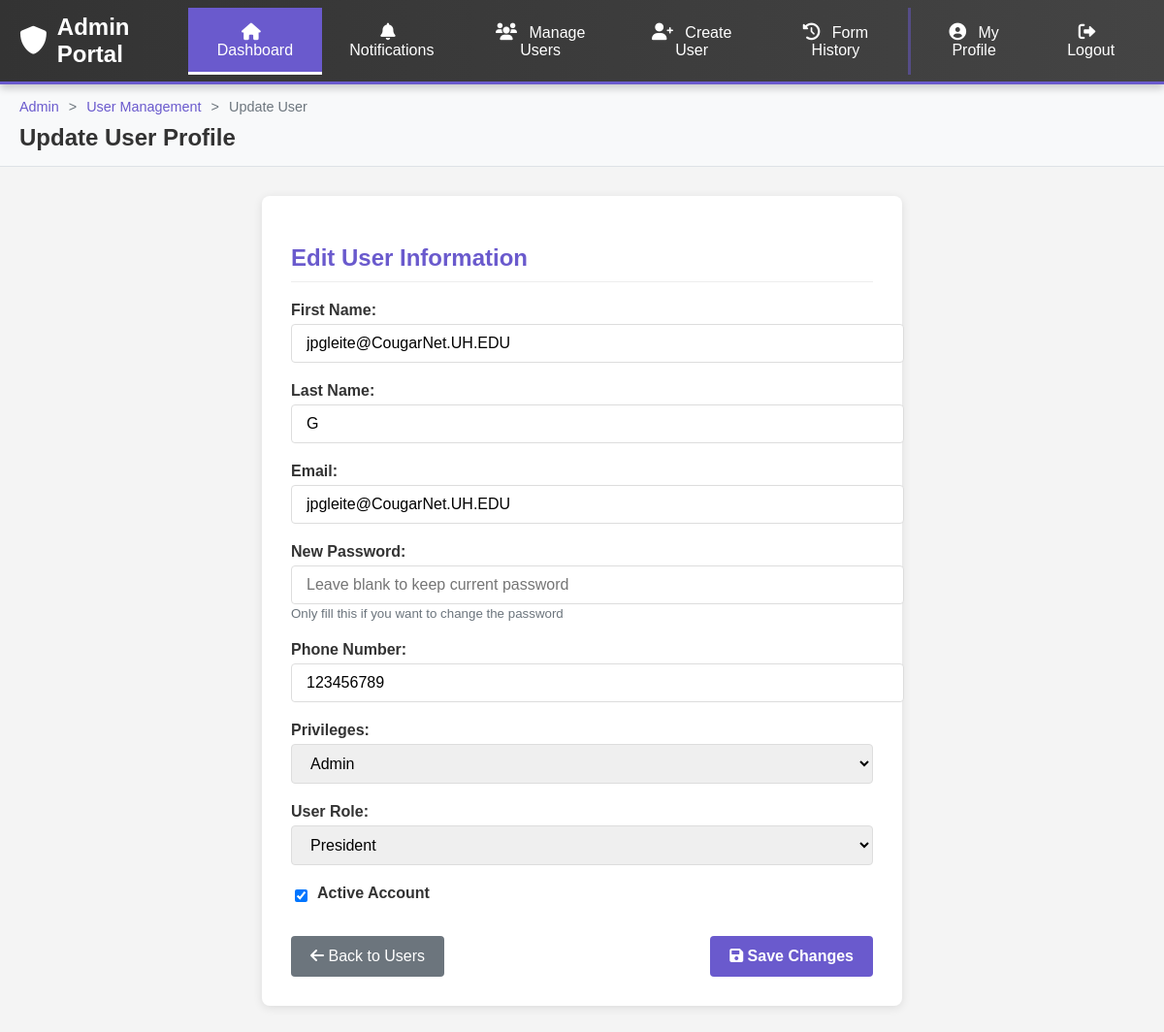
Screenshot of /update/1 with the database file from the repository.
### main.py (models this page shows, shortened)
class Profile(db.Model):
    id = db.Column(db.Integer, primary_key=True)
    first_name = db.Column(db.String(20), nullable=True)
    last_name = db.Column(db.String(20), nullable=True)
    active = db.Column(db.Boolean, default=True, nullable=True)
    pass_word = db.Column(db.String(200), nullable=False)  # Hashed passwords
    privilages_ = db.Column(db.String(20), default='user')
    user_roles = db.relationship('UserRole', back_populates='user')
    email_ = db.Column(db.String(100), nullable=True)
    usertokenid = db.Column(db.String(100), nullable=True)
    bio = db.Column(db.Text, nullable=True)
    phoneN_ = db.Column(db.String(200), nullable=True)
    address = db.Column(db.String(200), nullable=True)
    enroll_status = db.Column(db.String(200), nullable=True)
    date_created = db.Column(db.DateTime, default=datetime.utcnow)

class Role(db.Model):
    __tablename__ = 'roles'
    id = db.Column(db.Integer, primary_key=True)
    name = db.Column(db.String(50), unique=True)  # student, department_chair, president
    level = db.Column(db.Integer)  # 1=student, 2=chair, 3=president
    user_roles = db.relationship('UserRole', back_populates='role')

### main.py (the view, shortened to what this page needs)
@app.route('/update/<int:id>', methods=['GET', 'POST'])
def update_user(id):
    user = Profile.query.get(id)
    if not user:
        return "User not found", 404
    current_role = None
    if user.user_roles:  # Check if user has any roles
        current_role = user.user_roles[0].role.name if user.user_roles else 'student'
    return render_template('update.html',
                         profile=user,
                         current_role=current_role)

### main.py (called while the page is built)
@app.before_request
def check_user_active():
    user_id = session.get('user_id')
    if user_id:
        user = Profile.query.get(user_id)
        if user and not user.active and user.privilages_ != 'admin':
            session.clear()  # Clear session to prevent further access
            return redirect(url_for('deactivated'))  # Redirect to a deactivated page

### templates/update.html (shortened to what this page needs)
<!DOCTYPE html>
<html lang="en">
<head>
    <link rel="stylesheet" href="https://cdnjs.cloudflare.com/ajax/libs/font-awesome/6.0.0/css/all.min.css">
    <link rel="stylesheet" href="{{ url_for('static', filename='css/admin_navbar.css') }}">
</head>
<body>
    <nav class="admin-navbar">
        <div class="nav-container">
            <div class="top-bar">
                <a href="/ap" class="logo">
                    <i class="fas fa-shield-alt"></i> Admin Portal
                </a>
            </div>
            <div class="nav-links">
                <a href="/ap"><i class="fas fa-home"></i> Dashboard</a>
                <a href="/notifications"><i class="fas fa-bell"></i> Notifications</a>
                <a href="/adminpage"><i class="fas fa-users"></i> Manage Users</a>
                <a href="/create"><i class="fas fa-user-plus"></i> Create User</a>
                <a href="/form_history"><i class="fas fa-history"></i> Form History</a>
                <a href="/profile" class="profile-link"><i class="fas fa-user-circle"></i> My Profile</a>
                <a href="{{ url_for('logout') }}"><i class="fas fa-sign-out-alt"></i> Logout</a>
            </div>
        </div>
    </nav>
    <div class="page-header">
        <ul class="breadcrumb">
            <li><a href="/ap">Admin</a></li>
            <li><a href="/ap">User Management</a></li>
            <li class="current">Update User</li>
        </ul>
        <h2>Update User Profile</h2>
    </div>
    <div class="form-container">
        <h2>Edit User Information</h2>
        <form method="POST">
            <div class="form-group">
                <label for="first_name">First Name:</label>
                <input type="text" id="first_name" name="first_name" value="{{ profile.first_name }}" required>
            </div>
            <div class="form-group">
                <label for="last_name">Last Name:</label>
                <input type="text" id="last_name" name="last_name" value="{{ profile.last_name }}" required>
            </div>
            <div class="form-group">
                <label for="email">Email:</label>
                <input type="email" id="email" name="email" value="{{ profile.email_ }}" required>
            </div>
            <div class="form-group">
                <label for="pass_word">New Password:</label>
                <input type="password" id="pass_word" name="pass_word" placeholder="Leave blank to keep current password">
                <small style="color: #6c757d;">Only fill this if you want to change the password</small>
            </div>
            <div class="form-group">
                <label for="phoneN_">Phone Number:</label>
                <input type="text" id="phoneN_" name="phoneN_" value="{{ profile.phoneN_ }}" required>
            </div>
            <div class="form-group">
                <label for="privileges">Privileges:</label>
                <select id="privileges" name="privileges">
                    <option value="admin" {% if profile.privilages_=="admin" %}selected{% endif %}>Admin</option>
                </select>
            </div>
            <div class="form-group">
                <label for="user_roles">User Role:</label>
                <select id="user_roles" name="user_roles" class="form-control">
                    <option value="president"
                            {% if current_role == 'president' %}selected{% endif %}>
                        President
                    </option>
                </select>
            </div>
            <div class="form-group checkbox-group">
                <input type="checkbox" id="active" name="active" {% if profile.active %}checked{% endif %}>
                <label for="active">Active Account</label>
            </div>
            <div class="form-actions">
                <a href="/ap" class="back-link"><i class="fas fa-arrow-left"></i> Back to Users</a>
                <button type="submit"><i class="fas fa-save"></i> Save Changes</button>
            </div>
        </form>
    </div>
</body>
</html>

### static/css/admin_navbar.css (style rules this page uses)
.admin-navbar { background: linear-gradient(90deg, #333 0%, #444 100%); overflow: hidden; box-shadow: 0 4px 10px rgba(0, 0, 0, 0.2); position: sticky; top: 0; z-index: 1000; border-bottom: 3px solid #6a5acd; }
.admin-navbar .nav-container { display: flex; justify-content: space-between; align-items: center; max-width: 1200px; margin: 0 auto; padding: 0 20px; }
.admin-navbar .logo { color: white; font-weight: bold; font-size: 1.5rem; padding: 14px 0; text-decoration: none; display: flex; align-items: center; transition: all 0.3s ease; }
.admin-navbar .logo i { margin-right: 10px; font-size: 1.2em; }
.admin-navbar .nav-links { display: flex; margin: 0; padding: 0; }
.admin-navbar .nav-links a { display: flex; align-items: center; color: #f0f0f0; text-align: center; padding: 16px 20px; text-decoration: none; transition: all 0.3s ease; position: relative; font-weight: 500; }
.admin-navbar .nav-links a i { margin-right: 8px; font-size: 1.1em; }
.admin-navbar .nav-links a.active { background-color: #6a5acd; color: white; }
.admin-navbar .nav-links a.active::after { content: ""; position: absolute; bottom: 0; left: 0; width: 100%; height: 3px; background-color: #fff; }
.admin-navbar .nav-links a.profile-link { border-left: 3px solid rgba(106, 90, 205, 0.5); }

### templates/update.html (style rules this page uses)
body { font-family: Arial, sans-serif; background-color: #f4f4f4; margin: 0; padding: 0; color: #333; }
.admin-navbar { background-color: #333; overflow: hidden; box-shadow: 0 4px 8px rgba(0, 0, 0, 0.2); position: sticky; top: 0; z-index: 1000; }
.admin-navbar .nav-container { display: flex; justify-content: space-between; align-items: center; max-width: 1200px; margin: 0 auto; padding: 0 20px; }
.admin-navbar .logo { color: white; font-weight: bold; font-size: 1.5rem; padding: 14px 0; text-decoration: none; display: flex; align-items: center; }
.admin-navbar .logo i { margin-right: 10px; }
.admin-navbar .nav-links { display: flex; }
.admin-navbar .nav-links a { display: block; color: white; text-align: center; padding: 16px 20px; text-decoration: none; transition: all 0.3s ease; }
.admin-navbar .nav-links a.active { background-color: #6a5acd; color: white; }
.page-header { background-color: #f8f9fa; padding: 15px 20px; border-bottom: 1px solid #dee2e6; max-width: 1200px; margin: 0 auto; }
.page-header .breadcrumb { display: flex; list-style: none; padding: 0; margin: 0; }
.page-header .breadcrumb li { display: inline; font-size: 0.9rem; }
.page-header .breadcrumb li:not(:last-child)::after { content: ">"; margin: 0 10px; color: #6c757d; }
.page-header .breadcrumb a { color: #6a5acd; text-decoration: none; }
.page-header .breadcrumb .current { color: #6c757d; font-weight: 500; }
.page-header h2 { margin: 10px 0 0 0; color: #333; }
.form-container { background-color: #fff; padding: 30px; border-radius: 8px; box-shadow: 0 2px 10px rgba(0, 0, 0, 0.1); max-width: 600px; margin: 30px auto; }
.form-container h2 { color: #6a5acd; margin-bottom: 20px; padding-bottom: 10px; border-bottom: 1px solid #eee; }
.form-group { margin-bottom: 20px; }
label { display: block; margin-bottom: 5px; font-weight: 600; color: #333; }
input[type="text"], input[type="email"], input[type="password"], select { width: 100%; padding: 10px 15px; border: 1px solid #ddd; border-radius: 4px; font-size: 16px; transition: border-color 0.3s; }
.checkbox-group { display: flex; align-items: center; }
input[type="checkbox"] { margin-right: 10px; }
button[type="submit"] { background-color: #6a5acd; color: white; border: none; padding: 12px 20px; border-radius: 4px; cursor: pointer; font-size: 16px; font-weight: 600; transition: background-color 0.3s; }
.form-actions { display: flex; justify-content: space-between; margin-top: 30px; }
.back-link { display: inline-block; background-color: #6c757d; color: white; padding: 12px 20px; text-decoration: none; border-radius: 4px; font-size: 16px; transition: background-color 0.3s; }

### rows the page displays
Profile: first_name "jpgleite@CougarNet.UH.EDU", last_name "G", email "jpgleite@CougarNet.UH.EDU", phoneN_ "123456789", privileges "Admin", active "☑"
Role: user_roles "President"
